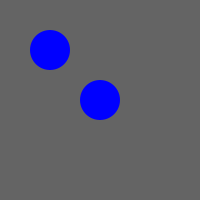
Frame 1 (no input)
Frame 60 (the mouse pressed at the canvas centre just before this capture): identical to frame 1, image omitted
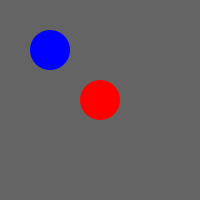
Frame 120 (the mouse held since frame 60 and released just before this capture)

The Processing sketch that drew these frames (run headless with seeded random() and noise(); from frame 60 on, the mouse is pressed at the canvas centre):

// Processing sketch: processing_69013
// ── processing_69013.pde

void setup() {
  size(200,200);
  smooth();
  noStroke();
}
 
 
void draw() {
  background(100);
   
  if ( mouseInsideCircle( 100 , 100 , 40) ) {
    fill(255,0,0);
  } else {
     fill(0,0,255);
  }
   
  ellipse( 100 , 100 , 40, 40 );
  
 
  if ( mouseInsideCircle( 50 , 50 , 40 ) ) {
    fill(255,0,0);
  } else {
     fill(0,0,255);
  }
   
  ellipse( 50 , 50 , 40, 40 );
  
   
}
 
 
boolean mouseInsideCircle( float circleX, float circleY , float circleDiameter) {
   
  float distance = dist( circleX , circleY , mouseX , mouseY);
   
  boolean result = distance < circleDiameter*0.5;
   
  return result;
   
}
